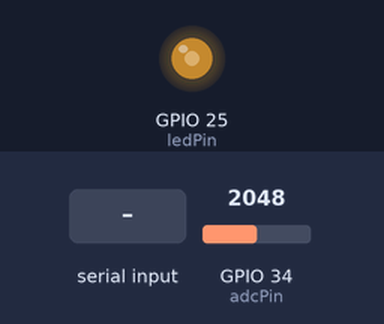
Bench run of a program on a simulated ESP32. On the bench: output pins drawn as LEDs (lit = HIGH). Inputs (shaded band) come from the test bench; at power-on: GPIO 34 (adcPin) = 2048 (analog values on the 0–4095 scale). EEPROM starts erased; what the program prints to the serial monitor is not drawn.

Above: at 0.85 s.
1.3 s: GPIO 34 (adcPin) set to 1275
At 1.34 s:
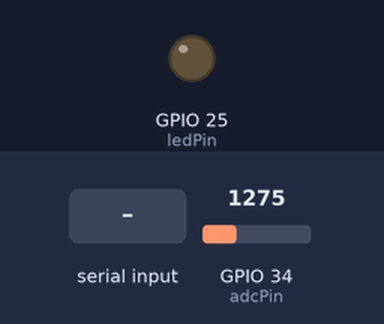
4.3 s: GPIO 34 (adcPin) set to 1192
7.3 s: "linear\n" received over Serial
10.3 s: GPIO 34 (adcPin) set to 491
Timing chart, 0 to 14.3 s (numbered marks = the images above; inputs shaded):
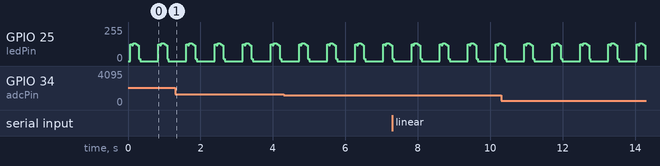

The program:

main.cpp
```cpp
#include <Arduino.h>
#include <ArduinoJson.h>
#include <Preferences.h>
#include <math.h>

namespace {
constexpr uint32_t SERIAL_BAUD = 115200;
constexpr uint8_t ADC_BITS = 12;
constexpr uint16_t ADC_MAX = (1U << ADC_BITS) - 1;
constexpr uint16_t SATURATION_MARGIN = 20;
constexpr size_t MAX_PIECEWISE_POINTS = 12;

struct MeasurementConfig {
  uint8_t ledPin = 25;
  uint8_t adcPin = 34;  // ADC1_CH6; compatible with Wi-Fi.
  uint32_t settleUs = 100;
  uint32_t halfPeriodUs = 800;
  uint16_t readsPerState = 2;
  uint16_t cyclesPerResult = 32;
  uint32_t resultIntervalMs = 500;
  bool saveCalibration = true;
  bool offMinusOn = true;
};

enum class CalibrationType : uint8_t { None, Linear, Quadratic, Piecewise };

struct Calibration {
  CalibrationType type = CalibrationType::None;
  double a = 0.0;
  double b = 0.0;
  double c = 0.0;
  double validMinMv = 0.0;
  double validMaxMv = 0.0;
  uint8_t pointCount = 0;
  double deltaMv[MAX_PIECEWISE_POINTS]{};
  double ntu[MAX_PIECEWISE_POINTS]{};
};

enum class AcquisitionState : uint8_t { Idle, WaitOn, ReadOn, HoldOn, WaitOff, ReadOff, HoldOff, WaitInterval };

MeasurementConfig config;
Calibration calibration;
Preferences preferences;
AcquisitionState state = AcquisitionState::Idle;
bool running = true;
uint32_t deadlineUs = 0;
uint32_t phaseEndUs = 0;
uint32_t nextResultMs = 0;
uint32_t measurementNumber = 0;
uint16_t cycleCount = 0;
uint16_t readCount = 0;
double stateSumMv = 0.0;
double cycleOnMv = 0.0;
double sumOnMv = 0.0;
double sumOffMv = 0.0;
double sumDeltaMv = 0.0;
double sumDeltaSq = 0.0;
double minDeltaMv = INFINITY;
double maxDeltaMv = -INFINITY;
bool saturated = false;
bool timingOverrun = false;

bool elapsedUs(uint32_t now, uint32_t target) {
  return static_cast<int32_t>(now - target) >= 0;
}

const char *calibrationName(CalibrationType type) {
  switch (type) {
    case CalibrationType::Linear: return "linear";
    case CalibrationType::Quadratic: return "quadratic";
    case CalibrationType::Piecewise: return "piecewise";
    default: return "none";
  }
}

CalibrationType parseCalibrationType(const char *value) {
  if (!strcmp(value, "linear")) return CalibrationType::Linear;
  if (!strcmp(value, "quadratic")) return CalibrationType::Quadratic;
  if (!strcmp(value, "piecewise")) return CalibrationType::Piecewise;
  return CalibrationType::None;
}

void resetAccumulator() {
  cycleCount = 0;
  readCount = 0;
  stateSumMv = 0.0;
  sumOnMv = 0.0;
  sumOffMv = 0.0;
  sumDeltaMv = 0.0;
  sumDeltaSq = 0.0;
  minDeltaMv = INFINITY;
  maxDeltaMv = -INFINITY;
  saturated = false;
  timingOverrun = false;
}

void beginCycle() {
  digitalWrite(config.ledPin, HIGH);
  readCount = 0;
  stateSumMv = 0.0;
  const uint32_t phaseStartUs = micros();
  deadlineUs = phaseStartUs + config.settleUs;
  phaseEndUs = phaseStartUs + config.halfPeriodUs;
  state = AcquisitionState::WaitOn;
}

double applyCalibration(double deltaMv, bool &valid, bool &extrapolated) {
  valid = calibration.type != CalibrationType::None;
  extrapolated = false;
  if (!valid) return NAN;
  extrapolated = deltaMv < calibration.validMinMv || deltaMv > calibration.validMaxMv;
  if (calibration.type == CalibrationType::Linear) return calibration.a * deltaMv + calibration.b;
  if (calibration.type == CalibrationType::Quadratic) {
    return calibration.a * deltaMv * deltaMv + calibration.b * deltaMv + calibration.c;
  }
  if (calibration.pointCount < 2) {
    valid = false;
    return NAN;
  }
  uint8_t upper = 1;
  while (upper < calibration.pointCount && deltaMv > calibration.deltaMv[upper]) ++upper;
  if (upper >= calibration.pointCount) upper = calibration.pointCount - 1;
  const uint8_t lower = upper - 1;
  const double span = calibration.deltaMv[upper] - calibration.deltaMv[lower];
  if (fabs(span) < 1e-12) {
    valid = false;
    return NAN;
  }
  const double fraction = (deltaMv - calibration.deltaMv[lower]) / span;
  return calibration.ntu[lower] + fraction * (calibration.ntu[upper] - calibration.ntu[lower]);
}

void emitStatus(const char *event, bool ok = true, const char *message = nullptr) {
  JsonDocument doc;
  doc["type"] = "status";
  doc["event"] = event;
  doc["ok"] = ok;
  if (message) doc["message"] = message;
  serializeJson(doc, Serial);
  Serial.println();
}

void emitMeasurement() {
  const double n = cycleCount;
  const double meanOn = sumOnMv / n;
  const double meanOff = sumOffMv / n;
  const double meanDelta = sumDeltaMv / n;
  double variance = 0.0;
  if (cycleCount > 1) variance = (sumDeltaSq - sumDeltaMv * sumDeltaMv / n) / (n - 1.0);
  const double stddev = sqrt(fmax(0.0, variance));
  const double snr = stddev > 0.0 ? fabs(meanDelta) / stddev : NAN;
  bool calibrated = false;
  bool extrapolated = false;
  const double ntu = applyCalibration(meanDelta, calibrated, extrapolated);

  JsonDocument doc;
  doc["type"] = "measurement";
  doc["sequence"] = ++measurementNumber;
  doc["uptime_ms"] = millis();
  doc["v_on_mv"] = serialized(String(meanOn, 3));
  doc["v_off_mv"] = serialized(String(meanOff, 3));
  doc["delta_mv"] = serialized(String(meanDelta, 3));
  doc["stddev_mv"] = serialized(String(stddev, 3));
  doc["min_mv"] = serialized(String(minDeltaMv, 3));
  doc["max_mv"] = serialized(String(maxDeltaMv, 3));
  if (isfinite(snr)) doc["snr"] = serialized(String(snr, 3));
  else doc["snr"] = nullptr;
  doc["cycles"] = cycleCount;
  doc["adc_samples"] = static_cast<uint32_t>(cycleCount) * config.readsPerState * 2U;
  doc["saturated"] = saturated;
  doc["timing_overrun"] = timingOverrun;
  doc["delta_definition"] = config.offMinusOn ? "v_off-v_on" : "v_on-v_off";
  doc["calibrated"] = calibrated;
  doc["calibration_type"] = calibrationName(calibration.type);
  doc["extrapolated"] = extrapolated;
  if (calibrated && isfinite(ntu)) doc["ntu"] = serialized(String(ntu, 3));
  else doc["ntu"] = nullptr;
  serializeJson(doc, Serial);
  Serial.println();
}

void saveCalibration() {
  if (!config.saveCalibration) return;
  preferences.begin("turbidimeter", false);
  preferences.putUChar("calType", static_cast<uint8_t>(calibration.type));
  preferences.putDouble("calA", calibration.a);
  preferences.putDouble("calB", calibration.b);
  preferences.putDouble("calC", calibration.c);
  preferences.putDouble("calMin", calibration.validMinMv);
  preferences.putDouble("calMax", calibration.validMaxMv);
  preferences.putUChar("calN", calibration.pointCount);
  preferences.putBytes("calX", calibration.deltaMv, sizeof(calibration.deltaMv));
  preferences.putBytes("calY", calibration.ntu, sizeof(calibration.ntu));
  preferences.end();
}

void loadCalibration() {
  preferences.begin("turbidimeter", true);
  calibration.type = static_cast<CalibrationType>(preferences.getUChar("calType", 0));
  calibration.a = preferences.getDouble("calA", 0.0);
  calibration.b = preferences.getDouble("calB", 0.0);
  calibration.c = preferences.getDouble("calC", 0.0);
  calibration.validMinMv = preferences.getDouble("calMin", 0.0);
  calibration.validMaxMv = preferences.getDouble("calMax", 0.0);
  calibration.pointCount = min<uint8_t>(preferences.getUChar("calN", 0), MAX_PIECEWISE_POINTS);
  preferences.getBytes("calX", calibration.deltaMv, sizeof(calibration.deltaMv));
  preferences.getBytes("calY", calibration.ntu, sizeof(calibration.ntu));
  preferences.end();
}

bool validAdc1Pin(uint8_t pin) {
  return pin == 32 || pin == 33 || pin == 34 || pin == 35 || pin == 36 || pin == 39;
}

void applyPinConfiguration(uint8_t oldLedPin) {
  if (oldLedPin != config.ledPin) {
    digitalWrite(oldLedPin, LOW);
    pinMode(oldLedPin, INPUT);
  }
  pinMode(config.ledPin, OUTPUT);
  digitalWrite(config.ledPin, LOW);
  pinMode(config.adcPin, INPUT);
  analogSetPinAttenuation(config.adcPin, ADC_11db);
}

void sendConfiguration() {
  JsonDocument doc;
  doc["type"] = "config";
  doc["led_pin"] = config.ledPin;
  doc["adc_pin"] = config.adcPin;
  doc["settle_us"] = config.settleUs;
  doc["half_period_us"] = config.halfPeriodUs;
  doc["reads_per_state"] = config.readsPerState;
  doc["cycles_per_result"] = config.cyclesPerResult;
  doc["result_interval_ms"] = config.resultIntervalMs;
  doc["save_calibration"] = config.saveCalibration;
  doc["off_minus_on"] = config.offMinusOn;
  serializeJson(doc, Serial);
  Serial.println();
}

void handleCommand(const String &line) {
  JsonDocument doc;
  if (deserializeJson(doc, line)) {
    emitStatus("command", false, "JSON invalido");
    return;
  }
  const char *command = doc["cmd"] | "";
  if (!strcmp(command, "start")) {
    running = true;
    state = AcquisitionState::Idle;
    emitStatus("started");
  } else if (!strcmp(command, "stop")) {
    running = false;
    state = AcquisitionState::Idle;
    digitalWrite(config.ledPin, LOW);
    emitStatus("stopped");
  } else if (!strcmp(command, "get_config")) {
    sendConfiguration();
  } else if (!strcmp(command, "set_config")) {
    const uint8_t oldLedPin = config.ledPin;
    const uint8_t requestedAdc = doc["adc_pin"] | config.adcPin;
    if (!validAdc1Pin(requestedAdc)) {
      emitStatus("config", false, "adc_pin debe ser un pin ADC1: 32-36 o 39");
      return;
    }
    config.ledPin = constrain(static_cast<int>(doc["led_pin"] | config.ledPin), 0, 39);
    config.adcPin = requestedAdc;
    const uint32_t requestedSettleUs = constrain(static_cast<uint32_t>(doc["settle_us"] | config.settleUs), 10UL, 1000000UL);
    const uint32_t requestedHalfPeriodUs = constrain(static_cast<uint32_t>(doc["half_period_us"] | config.halfPeriodUs), 20UL, 1000000UL);
    if (requestedSettleUs >= requestedHalfPeriodUs) {
      emitStatus("config", false, "settle_us debe ser menor que half_period_us");
      return;
    }
    config.settleUs = requestedSettleUs;
    config.halfPeriodUs = requestedHalfPeriodUs;
    config.readsPerState = constrain(static_cast<uint16_t>(doc["reads_per_state"] | config.readsPerState), 1, 1024);
    config.cyclesPerResult = constrain(static_cast<uint16_t>(doc["cycles_per_result"] | config.cyclesPerResult), 2, 4096);
    config.resultIntervalMs = constrain(static_cast<uint32_t>(doc["result_interval_ms"] | config.resultIntervalMs), 0UL, 3600000UL);
    config.saveCalibration = doc["save_calibration"] | config.saveCalibration;
    config.offMinusOn = doc["off_minus_on"] | config.offMinusOn;
    applyPinConfiguration(oldLedPin);
    state = AcquisitionState::Idle;
    emitStatus("config_saved");
    sendConfiguration();
  } else if (!strcmp(command, "set_calibration")) {
    calibration.type = parseCalibrationType(doc["model"] | "none");
    calibration.a = doc["a"] | 0.0;
    calibration.b = doc["b"] | 0.0;
    calibration.c = doc["c"] | 0.0;
    calibration.validMinMv = doc["valid_min_mv"] | 0.0;
    calibration.validMaxMv = doc["valid_max_mv"] | 0.0;
    calibration.pointCount = 0;
    JsonArray points = doc["points"].as<JsonArray>();
    for (JsonObject point : points) {
      if (calibration.pointCount >= MAX_PIECEWISE_POINTS) break;
      calibration.deltaMv[calibration.pointCount] = point["delta_mv"] | 0.0;
      calibration.ntu[calibration.pointCount] = point["ntu"] | 0.0;
      ++calibration.pointCount;
    }
    if (calibration.type == CalibrationType::Piecewise && calibration.pointCount < 2) {
      calibration.type = CalibrationType::None;
      emitStatus("calibration", false, "La calibracion por tramos requiere al menos dos puntos");
      return;
    }
    saveCalibration();
    emitStatus("calibration_saved");
  } else if (!strcmp(command, "clear_calibration")) {
    calibration = Calibration{};
    saveCalibration();
    emitStatus("calibration_cleared");
  } else {
    emitStatus("command", false, "Comando desconocido");
  }
}

void pollSerial() {
  static String input;
  while (Serial.available()) {
    const char ch = static_cast<char>(Serial.read());
    if (ch == '\n') {
      input.trim();
      if (!input.isEmpty()) handleCommand(input);
      input = "";
    } else if (ch != '\r' && input.length() < 2048) {
      input += ch;
    }
  }
}

void runAcquisition() {
  if (!running) return;
  const uint32_t nowUs = micros();
  switch (state) {
    case AcquisitionState::Idle:
      resetAccumulator();
      beginCycle();
      break;
    case AcquisitionState::WaitOn:
      if (elapsedUs(nowUs, deadlineUs)) state = AcquisitionState::ReadOn;
      break;
    case AcquisitionState::ReadOn: {
      const uint16_t raw = analogRead(config.adcPin);
      stateSumMv += analogReadMilliVolts(config.adcPin);
      saturated |= raw <= SATURATION_MARGIN || raw >= ADC_MAX - SATURATION_MARGIN;
      if (++readCount >= config.readsPerState) {
        cycleOnMv = stateSumMv / readCount;
        timingOverrun |= elapsedUs(micros(), phaseEndUs);
        state = AcquisitionState::HoldOn;
      }
      break;
    }
    case AcquisitionState::HoldOn:
      if (elapsedUs(nowUs, phaseEndUs)) {
        digitalWrite(config.ledPin, LOW);  // HIGH -> PRUEBA TEMPORAL: LED siempre encendido
        readCount = 0;
        stateSumMv = 0.0;
        const uint32_t phaseStartUs = micros();
        deadlineUs = phaseStartUs + config.settleUs;
        phaseEndUs = phaseStartUs + config.halfPeriodUs;
        state = AcquisitionState::WaitOff;
      }
      break;
    case AcquisitionState::WaitOff:
      if (elapsedUs(nowUs, deadlineUs)) state = AcquisitionState::ReadOff;
      break;
    case AcquisitionState::ReadOff: {
      const uint16_t raw = analogRead(config.adcPin);
      stateSumMv += analogReadMilliVolts(config.adcPin);
      saturated |= raw <= SATURATION_MARGIN || raw >= ADC_MAX - SATURATION_MARGIN;
      if (++readCount >= config.readsPerState) {
        const double offMv = stateSumMv / readCount;
        const double deltaMv = config.offMinusOn ? offMv - cycleOnMv : cycleOnMv - offMv;
        sumOnMv += cycleOnMv;
        sumOffMv += offMv;
        sumDeltaMv += deltaMv;
        sumDeltaSq += deltaMv * deltaMv;
        minDeltaMv = fmin(minDeltaMv, deltaMv);
        maxDeltaMv = fmax(maxDeltaMv, deltaMv);
        timingOverrun |= elapsedUs(micros(), phaseEndUs);
        state = AcquisitionState::HoldOff;
      }
      break;
    }
    case AcquisitionState::HoldOff:
      if (elapsedUs(nowUs, phaseEndUs)) {
        if (++cycleCount >= config.cyclesPerResult) {
          emitMeasurement();
          nextResultMs = millis() + config.resultIntervalMs;
          state = AcquisitionState::WaitInterval;
        } else {
          beginCycle();
        }
      }
      break;
    case AcquisitionState::WaitInterval:
      if (static_cast<int32_t>(millis() - nextResultMs) >= 0) state = AcquisitionState::Idle;
      break;
  }
}
}  // namespace

void setup() {
  Serial.begin(SERIAL_BAUD);
  analogReadResolution(ADC_BITS);
  applyPinConfiguration(config.ledPin);
  loadCalibration();
  emitStatus("ready");
  sendConfiguration();
}

void loop() {
  pollSerial();
  runAcquisition();
  yield();
}
```

Measured:
- by itself, GPIO 25 (ledPin): repeats every 0.78 s: 118/255 0.04 s, 17/255 0.04 s, 0/255 0.50 s, 127/255 0.04 s, 120/255 0.04 s, 132/255 0.08 s, 126/255 0.04 s
